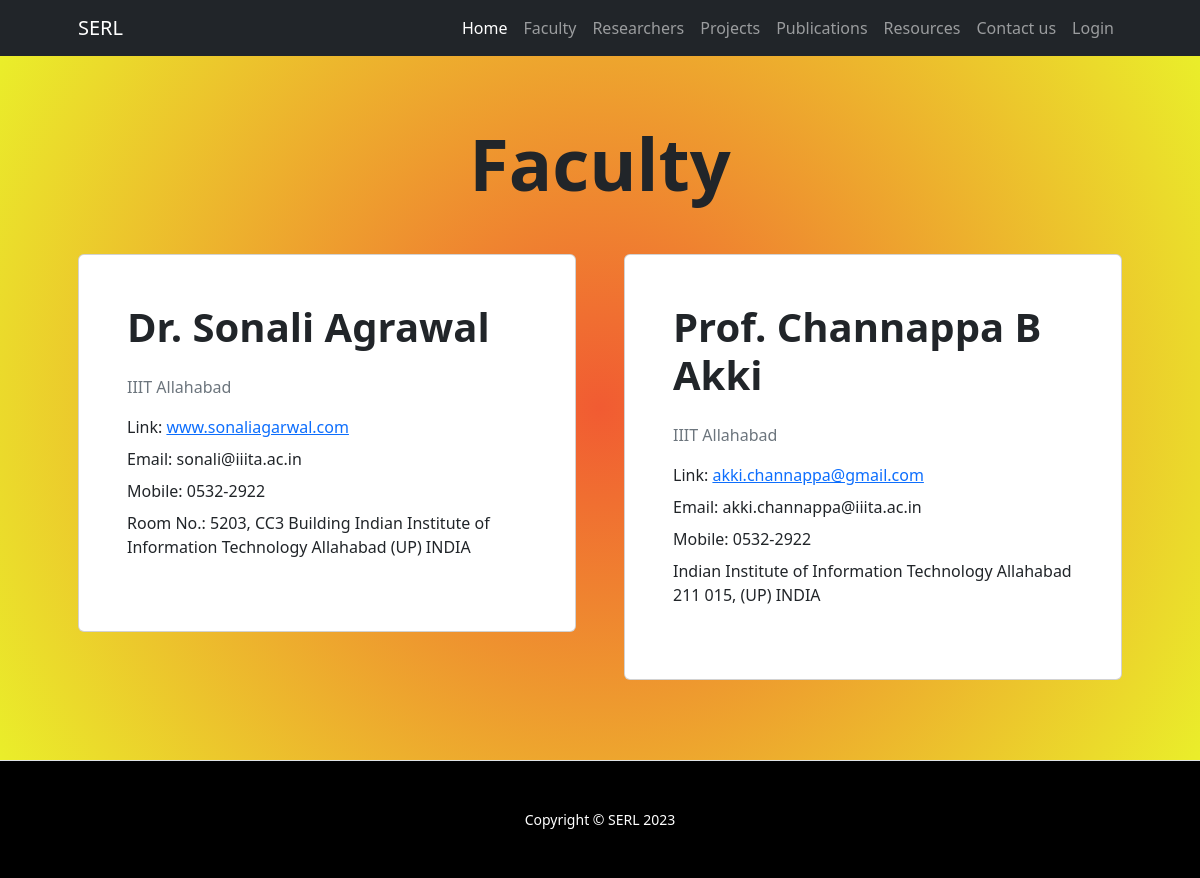
Page /frontFaculty.php on the earlier database version.
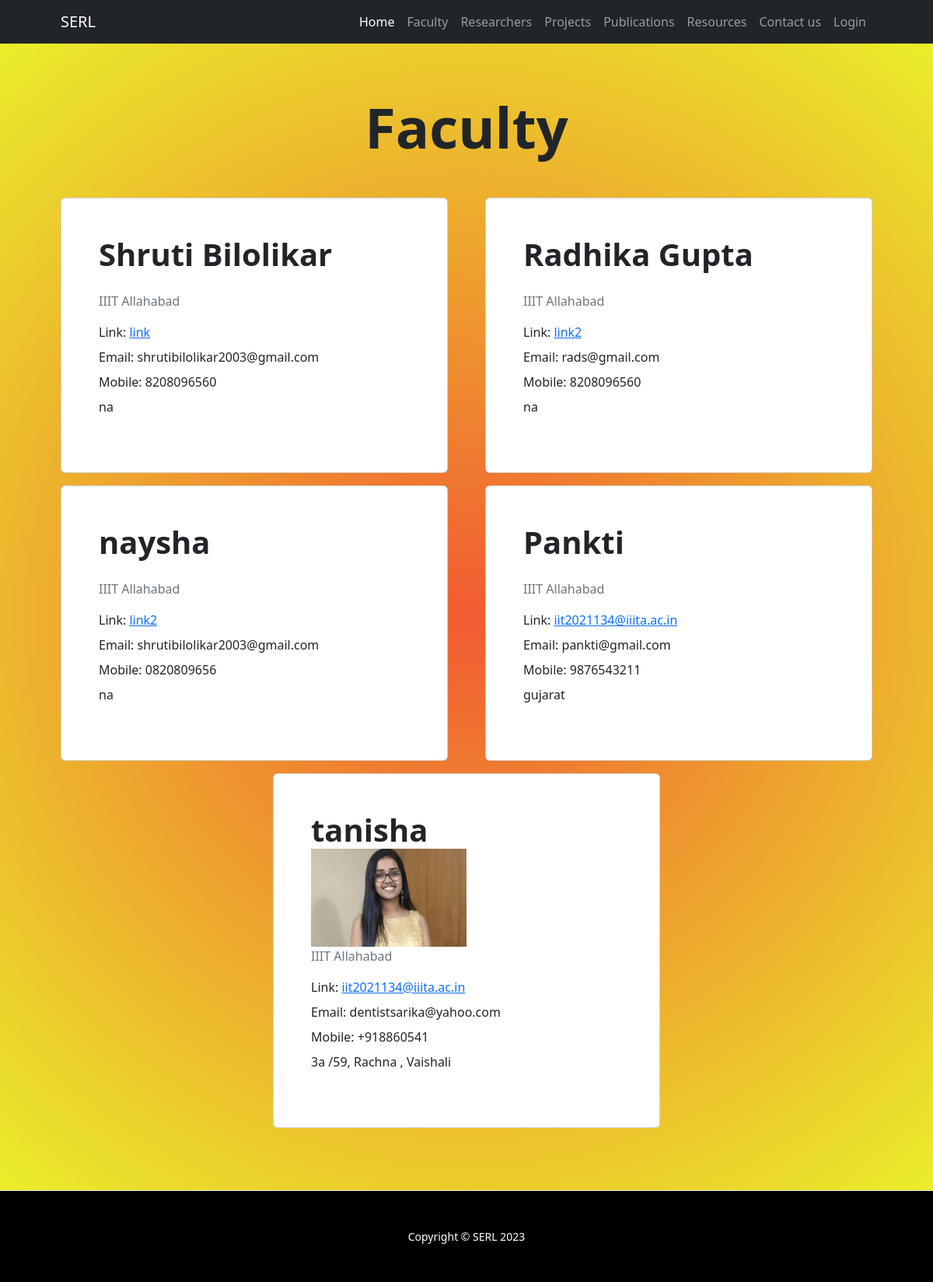
Same page on the later database version.
### tables this page shows
CREATE TABLE `faculty` (
  `facultyID` varchar(20) NOT NULL,
  `img_source` varchar(400) NOT NULL,
  `name` varchar(50) NOT NULL,
  `email` varchar(50) NOT NULL,
  `mobile` varchar(10) NOT NULL,
  `address` varchar(200) NOT NULL,
  `website` varchar(200) NOT NULL,
  `password` varchar(20) NOT NULL
);

### frontFaculty.php (the view, shortened to what this page needs)
<?php
    $conn=mysqli_connect('localhost','root','','serl') or die("Connection failed" .mysqli_connect_error());
    $query="SELECT * FROM faculty";
    $result=mysqli_query($conn,$query);
?>
<!DOCTYPE html>
<html lang="en">
<head>
    <link href="https://cdn.jsdelivr.net/npm/bootstrap-icons@1.4.1/font/bootstrap-icons.css" rel="stylesheet" />
    <link href="styles.css" rel="stylesheet" />
</head>
<body>
<nav class="navbar navbar-expand-lg navbar-dark bg-dark">
            <div class="container px-5">
                <a class="navbar-brand" href="#!">SERL</a>
                <div class="collapse navbar-collapse" id="navbarSupportedContent">
                    <ul class="navbar-nav ms-auto mb-2 mb-lg-0">
                        <li class="nav-item"><a class="nav-link active" aria-current="page" href="index.php">Home</a></li>
                        <li class="nav-item"><a class="nav-link" href="frontFaculty.php">Faculty</a></li>
                        <li class="nav-item"><a class="nav-link" href="frontResearcher.php">Researchers</a></li>
                        <li class="nav-item"><a class="nav-link" href="frontProject.php">Projects</a></li>
                        <li class="nav-item"><a class="nav-link" href="frontPublication.php">Publications</a></li>
                        <li class="nav-item"><a class="nav-link" href="resources.php">Resources</a></li>
                        <li class="nav-item"><a class="nav-link" href="contact.php">Contact us</a></li>
                        <li class="nav-item"><a class="nav-link" href="login.php">Login</a></li>
                    </ul>
                </div>
            </div>
        </nav>
<section class="bg-light py-3 border-bottom" style="background: rgb(241,91,50);
background: radial-gradient(circle, rgba(241,91,50,1) 0%, rgba(234,238,42,1) 100%);">
    <div class="container px-5 my-5">
        <div class="text-center mb-5">
            <h2 class="display-2 fw-bolder">Faculty</h2>
        </div>
        <div class="row gx-5 justify-content-center">
        <?php
                while($row=mysqli_fetch_assoc($result)){
            ?>
            <div class="col-lg-6 col-xl-6">
                <div class="card mb-5 mb-xl-3">
                    <div class="card-body p-5">
                        <div class="mb-3">
                            <span class="display-6 fw-bold"><?php echo $row['name'];?></span>
                            <div><?php echo "<img src='".$row['img_source']."' width= '50%'>" ;?></div>
                            <p class="text-muted"><?php echo "IIIT Allahabad";?></p>
                        </div>
                        <ul class="list-unstyled mb-4">
                            <li class="mb-2">
                            <?php echo "Link: "?>
                            <a href="<?php echo $row['website'];?>"> <?php echo $row['website'];?></a>
                            </li>
                            <li class="mb-2">
                            <?php echo "Email: "?>
                            <?php echo $row['email'];?>
                            </li>
                            <li class="mb-2">
                            <?php echo "Mobile: "?>
                            <?php echo $row['mobile'];?>
                            </li>
                            <li class="mb-2">
                            <?php echo $row['address'];?>
                            </li>
                        </ul>
                    </div>
                </div>
            </div>
            <?php
                }
            ?>
        </div>
    </div>
</section>
<footer class="py-5 bg-black">
            <div class="container px-5"><p class="m-0 text-center text-white small">Copyright &copy; SERL 2023</p></div>
        </footer>
</body>
</html>

Differences in the rows shown:
removed faculty: name "Prof. Channappa B Akki", website "akki.channappa@gmail.com", email "akki.channappa@iiita.ac.in", mobile "0532-2922", address "Indian Institute of Information Technology Allahabad 211 015, (UP) INDIA"
changed faculty: name "Dr. Sonali Agrawal" → "Shruti Bilolikar"; website "www.sonaliagarwal.com" → "link"; email "sonali@iiita.ac.in" → "shrutibilolikar2003@gmail.com"; mobile "0532-2922" → "8208096560"; address "Room No.: 5203, CC3 Building Indian Institute of Information Technology Allahabad (UP) INDIA" → "na"
added faculty: name "Radhika Gupta", website "link2", email "rads@gmail.com", mobile "8208096560", address "na"
added faculty: name "naysha", website "link2", email "shrutibilolikar2003@gmail.com", mobile "0820809656", address "na"
added faculty: name "Pankti", website "iit2021134@iiita.ac.in", email "pankti@gmail.com", mobile "9876543211", address "gujarat"
added faculty: name "tanisha", img_source (picture), website "iit2021134@iiita.ac.in", email "dentistsarika@yahoo.com", mobile "+918860541", address "3a /59, Rachna , Vaishali"
